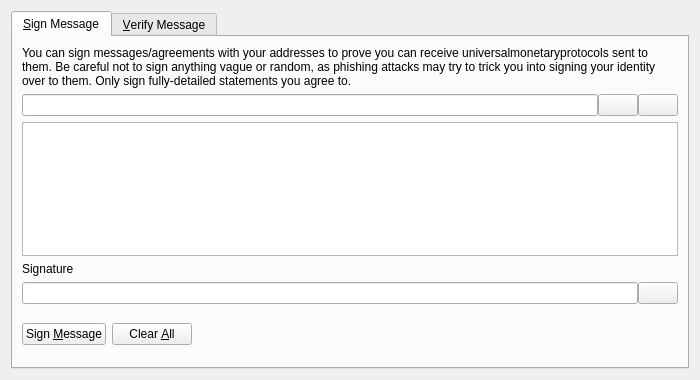
<?xml version="1.0" encoding="UTF-8"?>
<ui version="4.0">
 <class>SignVerifyMessageDialog</class>
 <widget class="QDialog" name="SignVerifyMessageDialog">
  <property name="geometry">
   <rect>
    <x>0</x>
    <y>0</y>
    <width>700</width>
    <height>380</height>
   </rect>
  </property>
  <property name="windowTitle">
   <string>Signatures - Sign / Verify a Message</string>
  </property>
  <property name="modal">
   <bool>true</bool>
  </property>
  <layout class="QVBoxLayout" name="verticalLayout">
   <item>
    <widget class="QTabWidget" name="tabWidget">
     <property name="currentIndex">
      <number>0</number>
     </property>
     <widget class="QWidget" name="tabSignMessage">
      <attribute name="title">
       <string>&amp;Sign Message</string>
      </attribute>
      <layout class="QVBoxLayout" name="verticalLayout_SM">
       <item>
        <widget class="QLabel" name="infoLabel_SM">
         <property name="text">
          <string>You can sign messages/agreements with your addresses to prove you can receive universalmonetaryprotocols sent to them. Be careful not to sign anything vague or random, as phishing attacks may try to trick you into signing your identity over to them. Only sign fully-detailed statements you agree to.</string>
         </property>
         <property name="textFormat">
          <enum>Qt::PlainText</enum>
         </property>
         <property name="wordWrap">
          <bool>true</bool>
         </property>
        </widget>
       </item>
       <item>
        <layout class="QHBoxLayout" name="horizontalLayout_1_SM">
         <property name="spacing">
          <number>0</number>
         </property>
         <item>
          <widget class="QValidatedLineEdit" name="addressIn_SM">
           <property name="toolTip">
            <string>The UniversalMonetaryProtocol address to sign the message with</string>
           </property>
          </widget>
         </item>
         <item>
          <widget class="QPushButton" name="addressBookButton_SM">
           <property name="toolTip">
            <string>Choose previously used address</string>
           </property>
           <property name="text">
            <string/>
           </property>
           <property name="icon">
            <iconset resource="../bitcoin.qrc">
             <normaloff>:/icons/address-book</normaloff>:/icons/address-book</iconset>
           </property>
           <property name="shortcut">
            <string>Alt+A</string>
           </property>
           <property name="autoDefault">
            <bool>false</bool>
           </property>
          </widget>
         </item>
         <item>
          <widget class="QPushButton" name="pasteButton_SM">
           <property name="toolTip">
            <string>Paste address from clipboard</string>
           </property>
           <property name="text">
            <string/>
           </property>
           <property name="icon">
            <iconset resource="../bitcoin.qrc">
             <normaloff>:/icons/editpaste</normaloff>:/icons/editpaste</iconset>
           </property>
           <property name="shortcut">
            <string>Alt+P</string>
           </property>
           <property name="autoDefault">
            <bool>false</bool>
           </property>
          </widget>
         </item>
        </layout>
       </item>
       <item>
        <widget class="QPlainTextEdit" name="messageIn_SM">
         <property name="toolTip">
          <string>Enter the message you want to sign here</string>
         </property>
        </widget>
       </item>
       <item>
        <widget class="QLabel" name="signatureLabel_SM">
         <property name="text">
          <string>Signature</string>
         </property>
         <property name="textFormat">
          <enum>Qt::PlainText</enum>
         </property>
        </widget>
       </item>
       <item>
        <layout class="QHBoxLayout" name="horizontalLayout_2_SM">
         <property name="spacing">
          <number>0</number>
         </property>
         <item>
          <widget class="QLineEdit" name="signatureOut_SM">
           <property name="font">
            <font>
             <italic>true</italic>
            </font>
           </property>
           <property name="readOnly">
            <bool>true</bool>
           </property>
          </widget>
         </item>
         <item>
          <widget class="QPushButton" name="copySignatureButton_SM">
           <property name="toolTip">
            <string>Copy the current signature to the system clipboard</string>
           </property>
           <property name="text">
            <string/>
           </property>
           <property name="icon">
            <iconset resource="../bitcoin.qrc">
             <normaloff>:/icons/editcopy</normaloff>:/icons/editcopy</iconset>
           </property>
           <property name="autoDefault">
            <bool>false</bool>
           </property>
          </widget>
         </item>
        </layout>
       </item>
       <item>
        <layout class="QHBoxLayout" name="horizontalLayout_3_SM">
         <item>
          <widget class="QPushButton" name="signMessageButton_SM">
           <property name="toolTip">
            <string>Sign the message to prove you own this UniversalMonetaryProtocol address</string>
           </property>
           <property name="text">
            <string>Sign &amp;Message</string>
           </property>
           <property name="icon">
            <iconset resource="../bitcoin.qrc">
             <normaloff>:/icons/edit</normaloff>:/icons/edit</iconset>
           </property>
           <property name="autoDefault">
            <bool>false</bool>
           </property>
          </widget>
         </item>
         <item>
          <widget class="QPushButton" name="clearButton_SM">
           <property name="toolTip">
            <string>Reset all sign message fields</string>
           </property>
           <property name="text">
            <string>Clear &amp;All</string>
           </property>
           <property name="icon">
            <iconset resource="../bitcoin.qrc">
             <normaloff>:/icons/remove</normaloff>:/icons/remove</iconset>
           </property>
           <property name="autoDefault">
            <bool>false</bool>
           </property>
          </widget>
         </item>
         <item>
          <spacer name="horizontalSpacer_1_SM">
           <property name="orientation">
            <enum>Qt::Horizontal</enum>
           </property>
           <property name="sizeHint" stdset="0">
            <size>
             <width>40</width>
             <height>48</height>
            </size>
           </property>
          </spacer>
         </item>
         <item>
          <widget class="QLabel" name="statusLabel_SM">
           <property name="font">
            <font>
             <weight>75</weight>
             <bold>true</bold>
            </font>
           </property>
           <property name="text">
            <string/>
           </property>
           <property name="wordWrap">
            <bool>true</bool>
           </property>
          </widget>
         </item>
         <item>
          <spacer name="horizontalSpacer_2_SM">
           <property name="orientation">
            <enum>Qt::Horizontal</enum>
           </property>
           <property name="sizeHint" stdset="0">
            <size>
             <width>40</width>
             <height>48</height>
            </size>
           </property>
          </spacer>
         </item>
        </layout>
       </item>
      </layout>
     </widget>
     <widget class="QWidget" name="tabVerifyMessage">
      <attribute name="title">
       <string>&amp;Verify Message</string>
      </attribute>
      <layout class="QVBoxLayout" name="verticalLayout_VM">
       <item>
        <widget class="QLabel" name="infoLabel_VM">
         <property name="text">
          <string>Enter the receiver's address, message (ensure you copy line breaks, spaces, tabs, etc. exactly) and signature below to verify the message. Be careful not to read more into the signature than what is in the signed message itself, to avoid being tricked by a man-in-the-middle attack. Note that this only proves the signing party receives with the address, it cannot prove sendership of any transaction!</string>
         </property>
         <property name="textFormat">
          <enum>Qt::PlainText</enum>
         </property>
         <property name="alignment">
          <set>Qt::AlignLeading|Qt::AlignLeft|Qt::AlignTop</set>
         </property>
         <property name="wordWrap">
          <bool>true</bool>
         </property>
        </widget>
       </item>
       <item>
        <layout class="QHBoxLayout" name="horizontalLayout_1_VM">
         <property name="spacing">
          <number>0</number>
         </property>
         <item>
          <widget class="QValidatedLineEdit" name="addressIn_VM">
           <property name="toolTip">
            <string>The UniversalMonetaryProtocol address the message was signed with</string>
           </property>
          </widget>
         </item>
         <item>
          <widget class="QPushButton" name="addressBookButton_VM">
           <property name="toolTip">
            <string>Choose previously used address</string>
           </property>
           <property name="text">
            <string/>
           </property>
           <property name="icon">
            <iconset resource="../bitcoin.qrc">
             <normaloff>:/icons/address-book</normaloff>:/icons/address-book</iconset>
           </property>
           <property name="shortcut">
            <string>Alt+A</string>
           </property>
           <property name="autoDefault">
            <bool>false</bool>
           </property>
          </widget>
         </item>
        </layout>
       </item>
       <item>
        <widget class="QPlainTextEdit" name="messageIn_VM"/>
       </item>
       <item>
        <widget class="QValidatedLineEdit" name="signatureIn_VM"/>
       </item>
       <item>
        <layout class="QHBoxLayout" name="horizontalLayout_2_VM">
         <item>
          <widget class="QPushButton" name="verifyMessageButton_VM">
           <property name="toolTip">
            <string>Verify the message to ensure it was signed with the specified UniversalMonetaryProtocol address</string>
           </property>
           <property name="text">
            <string>Verify &amp;Message</string>
           </property>
           <property name="icon">
            <iconset resource="../bitcoin.qrc">
             <normaloff>:/icons/transaction_0</normaloff>:/icons/transaction_0</iconset>
           </property>
           <property name="autoDefault">
            <bool>false</bool>
           </property>
          </widget>
         </item>
         <item>
          <widget class="QPushButton" name="clearButton_VM">
           <property name="toolTip">
            <string>Reset all verify message fields</string>
           </property>
           <property name="text">
            <string>Clear &amp;All</string>
           </property>
           <property name="icon">
            <iconset resource="../bitcoin.qrc">
             <normaloff>:/icons/remove</normaloff>:/icons/remove</iconset>
           </property>
           <property name="autoDefault">
            <bool>false</bool>
           </property>
          </widget>
         </item>
         <item>
          <spacer name="horizontalSpacer_1_VM">
           <property name="orientation">
            <enum>Qt::Horizontal</enum>
           </property>
           <property name="sizeHint" stdset="0">
            <size>
             <width>40</width>
             <height>48</height>
            </size>
           </property>
          </spacer>
         </item>
         <item>
          <widget class="QLabel" name="statusLabel_VM">
           <property name="font">
            <font>
             <weight>75</weight>
             <bold>true</bold>
            </font>
           </property>
           <property name="text">
            <string/>
           </property>
           <property name="wordWrap">
            <bool>true</bool>
           </property>
          </widget>
         </item>
         <item>
          <spacer name="horizontalSpacer_2_VM">
           <property name="orientation">
            <enum>Qt::Horizontal</enum>
           </property>
           <property name="sizeHint" stdset="0">
            <size>
             <width>40</width>
             <height>48</height>
            </size>
           </property>
          </spacer>
         </item>
        </layout>
       </item>
      </layout>
     </widget>
    </widget>
   </item>
  </layout>
 </widget>
 <customwidgets>
  <customwidget>
   <class>QValidatedLineEdit</class>
   <extends>QLineEdit</extends>
   <header>qvalidatedlineedit.h</header>
  </customwidget>
 </customwidgets>
 <resources>
  <include location="../bitcoin.qrc"/>
 </resources>
 <connections/>
</ui>
